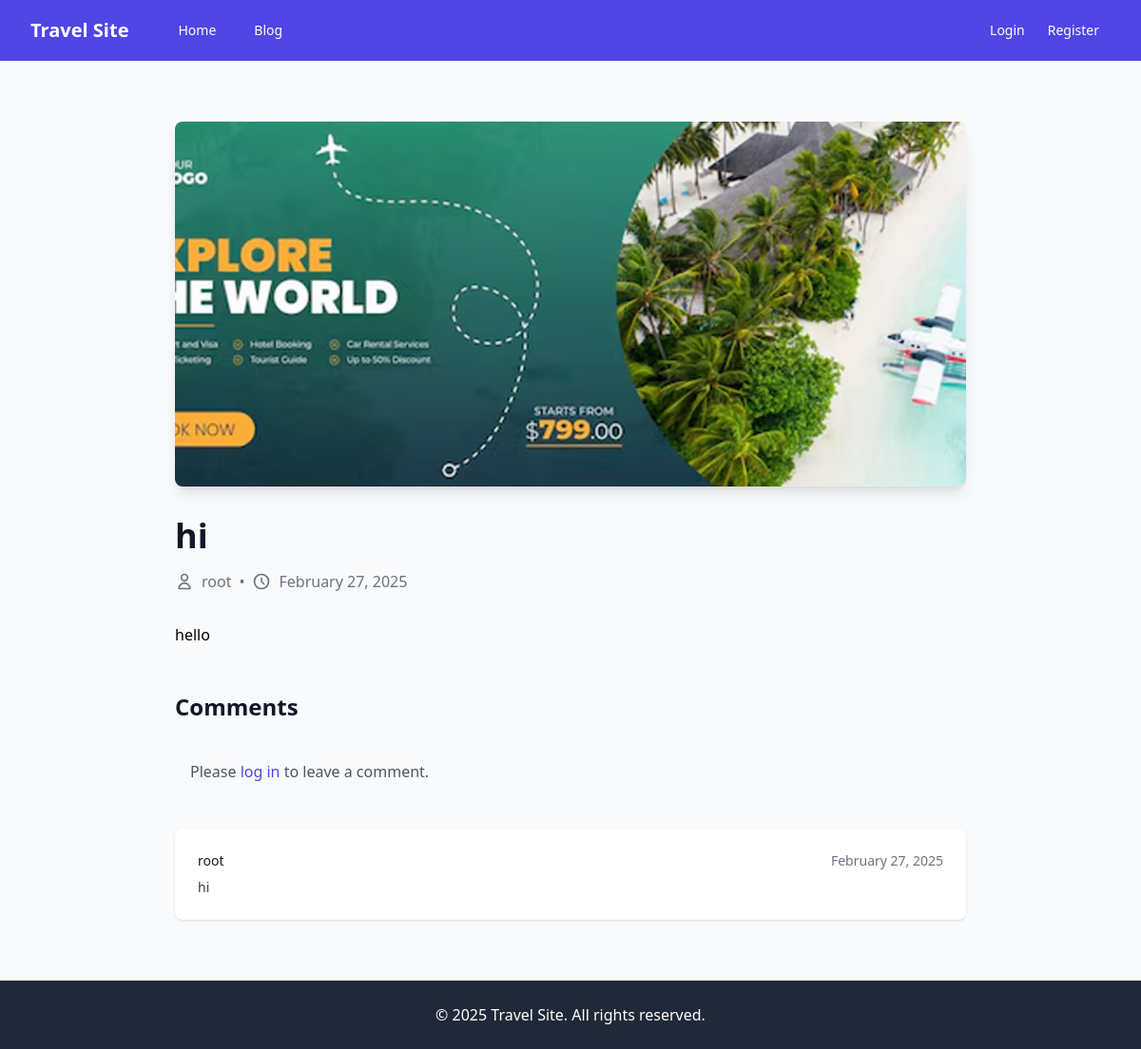
The app's page /blog/hi/ with its own data.
### trips/models.py (models this page shows, shortened)
class BlogPost(models.Model):
    title = models.CharField(max_length=200)
    slug = models.SlugField(unique=True, blank=True)
    author = models.ForeignKey(User, on_delete=models.CASCADE)
    content = models.TextField()
    featured_image = models.ImageField(upload_to='blog/')
    created_at = models.DateTimeField(auto_now_add=True)
    updated_at = models.DateTimeField(auto_now=True)
    status = models.CharField(max_length=10, choices=[
        ('draft', 'Draft'),
        ('published', 'Published')
    ], default='draft')

class Comment(models.Model):
    post = models.ForeignKey(BlogPost, on_delete=models.CASCADE, related_name='comments')
    author = models.ForeignKey(User, on_delete=models.CASCADE)
    content = models.TextField()
    created_at = models.DateTimeField(auto_now_add=True)

### trips/views.py (the view)
# urls.py: path('blog/<slug:slug>/', BlogDetailView.as_view(), name='blog-detail'),
class BlogDetailView(DetailView):
    model = BlogPost
    template_name = 'trips/blog_detail.html'
    context_object_name = 'post'
    def get_context_data(self, **kwargs):
        context = super().get_context_data(**kwargs)
        context['comment_form'] = CommentForm()
        return context

### templates/trips/blog_detail.html (shortened to what this page needs)
{% extends "base.html" %}
{% load static %}
{% block content %}
<article class="max-w-4xl mx-auto px-4 sm:px-6 lg:px-8 py-8">
    <img src="{{ post.featured_image.url }}" alt="{{ post.title }}" class="w-full h-96 object-cover rounded-lg shadow-lg mb-8">
    <header class="mb-8">
        <h1 class="text-4xl font-bold text-gray-900 mb-4">{{ post.title }}</h1>
        <div class="flex items-center text-gray-500">
            <span class="flex items-center">
                <svg class="h-5 w-5 mr-2" fill="none" stroke="currentColor" viewBox="0 0 24 24">
                    <path stroke-linecap="round" stroke-linejoin="round" stroke-width="2" d="M16 7a4 4 0 11-8 0 4 4 0 018 0zM12 14a7 7 0 00-7 7h14a7 7 0 00-7-7z"/>
                </svg>
                {{ post.author.username }}
            </span>
            <span class="mx-2">•</span>
            <span class="flex items-center">
                <svg class="h-5 w-5 mr-2" fill="none" stroke="currentColor" viewBox="0 0 24 24">
                    <path stroke-linecap="round" stroke-linejoin="round" stroke-width="2" d="M12 8v4l3 3m6-3a9 9 0 11-18 0 9 9 0 0118 0z"/>
                </svg>
                {{ post.created_at|date:"F d, Y" }}
            </span>
        </div>
    </header>
    <div class="prose prose-lg max-w-none mb-12">
        {{ post.content|linebreaks }}
    </div>
    <section class="mt-12">
        <h2 class="text-2xl font-bold text-gray-900 mb-6">Comments</h2>
        {% if user.is_authenticated %}
        <form method="POST" action="{% url 'add-comment' post.slug %}" class="mb-8">
            {% csrf_token %}
            <div class="mb-4">
                <label for="id_content" class="block text-sm font-medium text-gray-700 mb-2">Write a comment</label>
                {{ comment_form.content }}
            </div>
            <button type="submit" class="inline-flex items-center px-4 py-2 border border-transparent text-sm font-medium rounded-md text-white bg-indigo-600 hover:bg-indigo-700">
                Post Comment
            </button>
        </form>
        {% else %}
        <div class="bg-gray-50 rounded-lg p-4 mb-8">
            <p class="text-gray-600">Please <a href="{% url 'login' %}" class="text-indigo-600 hover:text-indigo-500">log in</a> to leave a comment.</p>
        </div>
        {% endif %}
        <div class="space-y-6">
            {% for comment in post.comments.all %}
            <div class="bg-white rounded-lg shadow p-6">
                <div class="flex items-start space-x-3">
                    <div class="flex-1">
                        <div class="flex items-center justify-between">
                            <h3 class="text-sm font-medium text-gray-900">{{ comment.author.username }}</h3>
                            <time datetime="{{ comment.created_at|date:'Y-m-d' }}" class="text-sm text-gray-500">{{ comment.created_at|date:"F d, Y" }}</time>
                        </div>
                        <div class="mt-2 text-sm text-gray-700">
                            <p>{{ comment.content }}</p>
                        </div>
                    </div>
                </div>
            </div>
            {% empty %}
            <p class="text-gray-500">No comments yet. Be the first to comment!</p>
            {% endfor %}
        </div>
    </section>
</article>
{% endblock %}

### static/css/style.css (style rules this page uses)
body { min-height: 100vh; display: flex; flex-direction: column; }

### records on screen
BlogPost: featured_image (picture), title "hi", author.username "root", created_at "February 27, 2025", content "hello"
Comment: author.username "root", created_at "February 27, 2025", content "hi"
